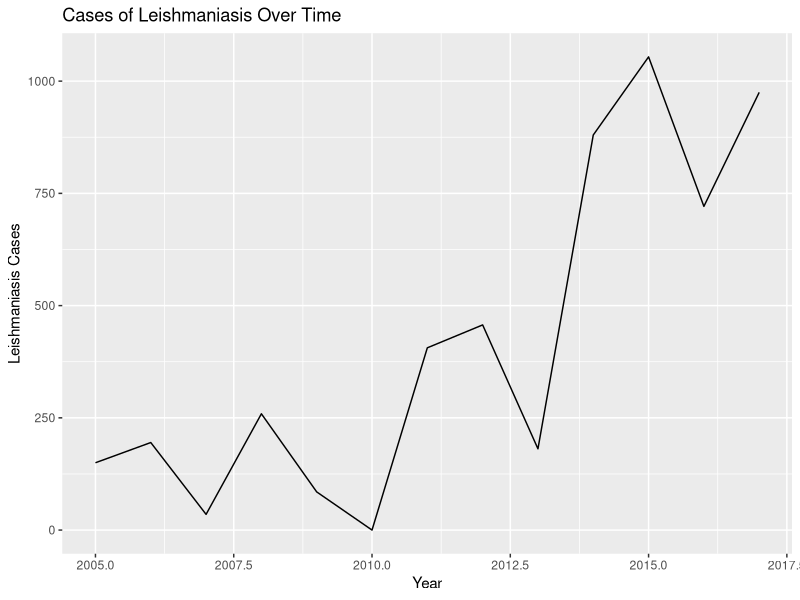
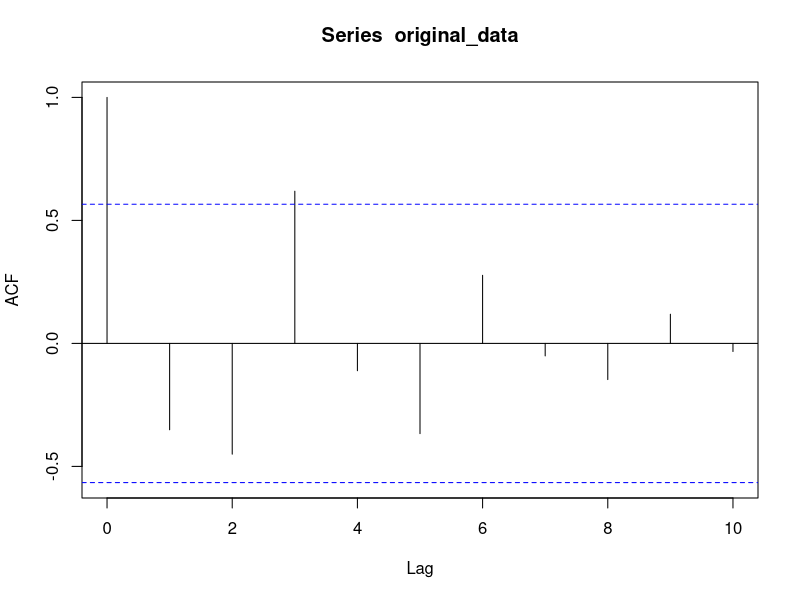
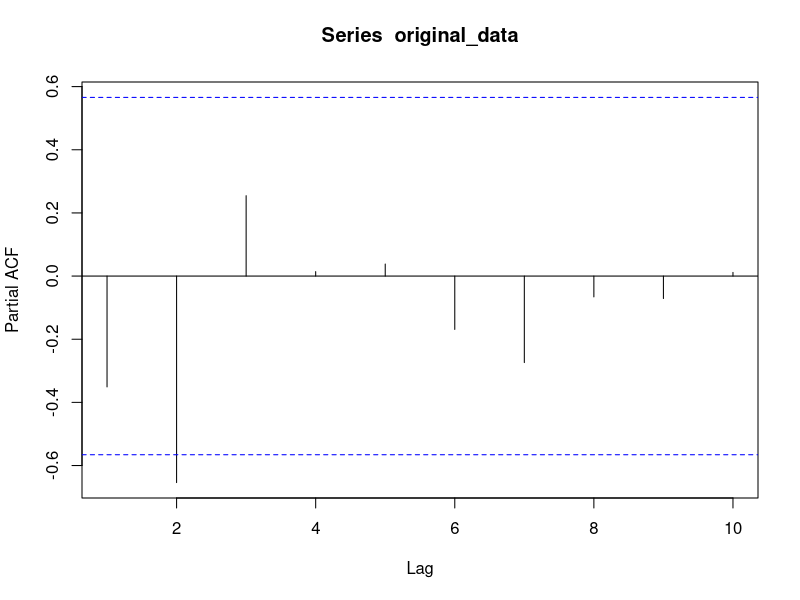
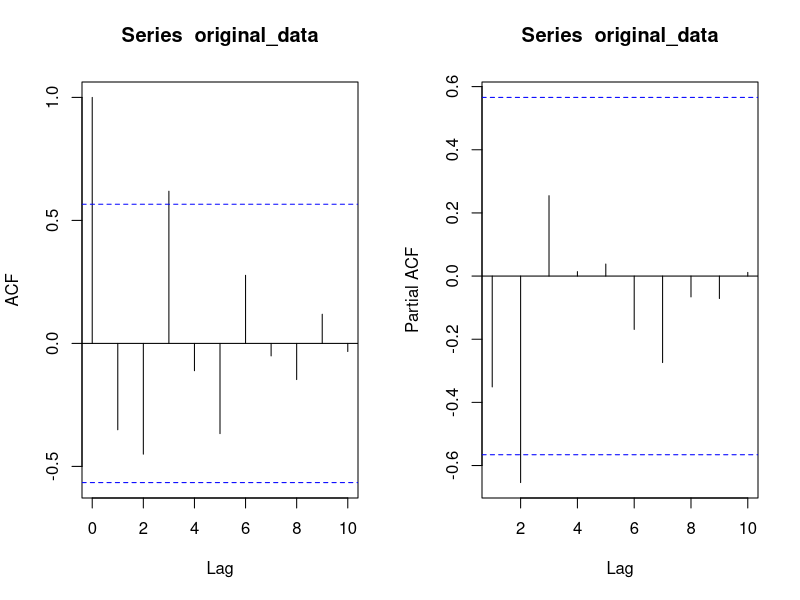

Write R code to recreate these figures, in order. (Note: this script raises an error after producing the figures.)
## ---- chunk 1
#knitr::opts_chunk$set(echo = TRUE)
## ---- chunk 2
install.packages("tidyverse")   # For data manipulation
install.packages("ggplot2")     # For data visualization
install.packages("forecast")    # For time series forecasting and ARIMA
install.packages("tseries")     #for time series



## ---- chunk 3
library(tidyverse)   # For data manipulation
library(ggplot2)     # For data visualization
library(forecast)    # For time series forecasting and ARIMA
library(tseries)


## ---- chunk 4

# Loading data

data <- read.csv("data/data.csv")

View(data)
str(data)

# Cheking for correct data types

#Check for outliers

# Get summary statistics of the data.***
summary(data)

clean_data <-  na.omit(data)

summary(clean_data)



## ---- chunk 5

# Calculate the index corresponding to the first 70% of the data
data_length <- nrow(clean_data)
index_75_percent <- round(data_length * 0.75)

# Split the data into training and test sets
train_data <- clean_data[1:index_75_percent, ]
test_data <- clean_data[(index_75_percent + 1):data_length, ]

# Print the selected data
print("Training Data:")
print(train_data)

print("Test Data:")
print(test_data)









## ---- chunk 6


# plotting a time series plot to visualize how the cases of Leishmaniasis vary over time
ggplot(train_data, aes(x = Year, y = Reported.cases.Leishmaniasis)) +
  geom_line() +
  labs(title = "Cases of Leishmaniasis Over Time", x = "Year", y = "Leishmaniasis Cases")

## ---- chunk 7

adf_test <- adf.test(train_data$Reported.cases.Leishmaniasis)
adf_test
# using Augmented Dickey-Fuller test for this If the p-value is less than a significance level (e.g., 0.05), you can reject the null hypothesis and consider the series stationary.



## ---- chunk 8

#If your data is not stationary, apply differencing to make it stationary.
original_data <- train_data$Reported.cases.Leishmaniasis
order_of_differencing <- 0
adf_p_value <- 1

while (adf_p_value >= 0.05) {  # Check for stationarity using ADF test
  if (order_of_differencing > 0) {
    differenced_data <- diff(original_data, differences = order_of_differencing)
  } else {
    differenced_data <- original_data
  }

  adf_result <- adf.test(differenced_data)
  adf_p_value <- adf_result$p.value
  
  if (adf_p_value >= 0.05) {
    order_of_differencing <- order_of_differencing + 1
    original_data <- differenced_data
  }
}

cat("Order of differencing:", order_of_differencing, "\n")
cat("Final ADF p-value:", adf_p_value, "\n")




## ---- chunk 9


## ---- chunk 10

## ---- chunk 11
# Assuming "data" is your data frame and "cases_of_Leishmaniasis" is the column of interest
acf_plot <- acf(original_data)
pacf_plot <- pacf(original_data)

par(mfrow = c(1, 2))

# Plot ACF and PACF
plot(acf_plot)
plot(pacf_plot)

#According to this output, we will use ARIMA(1,4,0)
## ---- chunk 12
#Model Selection
#Based on the ACF and PACF plots, choose the order of the ARIMA model (p, d, q).

# Example: ARIMA(1,1,1)
model <- arima(original_data, order = c(2, 2, 3))
model


## ---- chunk 13
# Calculate accuracy metrics
accuracy_metrics <- accuracy(forecasted_values, data$cases_of_Leishmaniasis)
accuracy_metrics

## ---- chunk 14
forecast_data <- forecast(model, h = 10)  # Forecasting 10 periods ahead
plot(forecast_data)

## ---- chunk 15
# Assuming "train_data" and "test_data" are your training and testing data subsets
model <- arima(train_data$cases_of_Leishmaniasis, order = c(p, d, q))
forecasted_values <- forecast(model, h = nrow(test_data))
accuracy_metrics <- accuracy(forecasted_values, test_data$cases_of_Leishmaniasis)
accuracy_metrics

